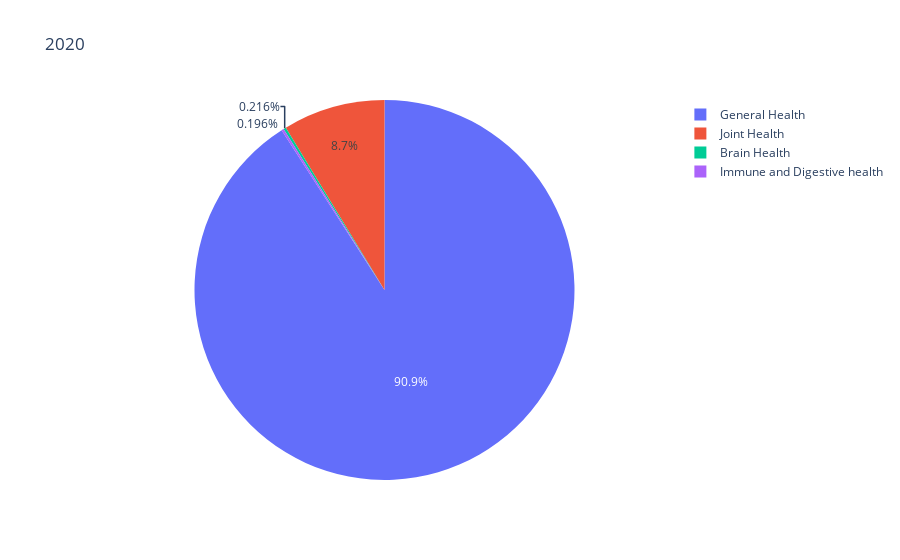

The cell this chart's notebook holds for it:
### Code cell
# Plotly pie chart - net sales by "category" column value - 2020 Only
per_category_sales_2020_fig = px.pie(per_category_sales_2020, names ="category", values = "net_sales", title="2020",
        labels={"category" : 'Category', "net_sales" :'Sales in $'})


per_category_sales_2020_fig.show()

### Figure 1 — Plotly figure (JSON) as saved in the notebook; plotly's stock layout.template omitted (floating-point values rounded to 4 significant figures)
{"data": [{"domain": {"x": [0, 1], "y": [0, 1]}, "hovertemplate": "Category=%{label}<br>Sales in $=%{value}<extra></extra>", "labels": ["Brain Health", "General Health", "Immune and Digestive health", "Joint Health"], "legendgroup": "", "name": "", "showlegend": true, "type": "pie", "values": [401.2, 168900.0, 363.6, 16160.0]}], "layout": {"legend": {"tracegroupgap": 0}, "title": {"text": "2020"}}}
